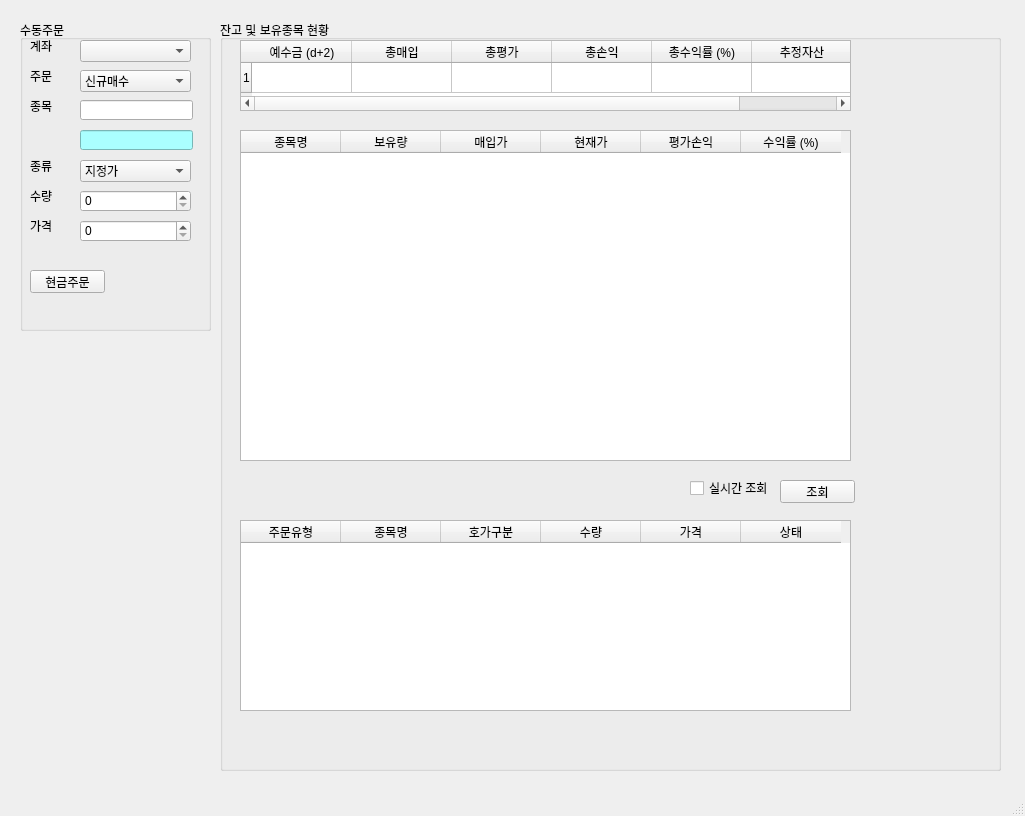
<?xml version="1.0" encoding="UTF-8"?>
<ui version="4.0">
 <class>MainWindow</class>
 <widget class="QMainWindow" name="MainWindow">
  <property name="geometry">
   <rect>
    <x>0</x>
    <y>0</y>
    <width>1025</width>
    <height>816</height>
   </rect>
  </property>
  <property name="windowTitle">
   <string>PyTrader v0.4</string>
  </property>
  <property name="windowIcon">
   <iconset>
    <normaloff>../../377f0047476aab0a65699ee3fa59f750-dollars (1).png</normaloff>../../377f0047476aab0a65699ee3fa59f750-dollars (1).png</iconset>
  </property>
  <widget class="QWidget" name="centralwidget">
   <widget class="QGroupBox" name="groupBox">
    <property name="geometry">
     <rect>
      <x>20</x>
      <y>20</y>
      <width>191</width>
      <height>311</height>
     </rect>
    </property>
    <property name="toolTipDuration">
     <number>-3</number>
    </property>
    <property name="title">
     <string>수동주문</string>
    </property>
    <widget class="QLabel" name="label">
     <property name="geometry">
      <rect>
       <x>10</x>
       <y>20</y>
       <width>56</width>
       <height>12</height>
      </rect>
     </property>
     <property name="text">
      <string>계좌</string>
     </property>
    </widget>
    <widget class="QLabel" name="label_2">
     <property name="geometry">
      <rect>
       <x>10</x>
       <y>50</y>
       <width>56</width>
       <height>12</height>
      </rect>
     </property>
     <property name="text">
      <string>주문</string>
     </property>
    </widget>
    <widget class="QLabel" name="label_3">
     <property name="geometry">
      <rect>
       <x>10</x>
       <y>80</y>
       <width>56</width>
       <height>12</height>
      </rect>
     </property>
     <property name="text">
      <string>종목</string>
     </property>
    </widget>
    <widget class="QLabel" name="label_4">
     <property name="geometry">
      <rect>
       <x>10</x>
       <y>140</y>
       <width>56</width>
       <height>12</height>
      </rect>
     </property>
     <property name="text">
      <string>종류</string>
     </property>
    </widget>
    <widget class="QLabel" name="label_5">
     <property name="geometry">
      <rect>
       <x>10</x>
       <y>170</y>
       <width>56</width>
       <height>12</height>
      </rect>
     </property>
     <property name="text">
      <string>수량</string>
     </property>
    </widget>
    <widget class="QLabel" name="label_6">
     <property name="geometry">
      <rect>
       <x>10</x>
       <y>200</y>
       <width>56</width>
       <height>12</height>
      </rect>
     </property>
     <property name="text">
      <string>가격</string>
     </property>
    </widget>
    <widget class="QComboBox" name="comboBox">
     <property name="geometry">
      <rect>
       <x>60</x>
       <y>20</y>
       <width>111</width>
       <height>22</height>
      </rect>
     </property>
    </widget>
    <widget class="QComboBox" name="comboBox_2">
     <property name="geometry">
      <rect>
       <x>60</x>
       <y>50</y>
       <width>111</width>
       <height>22</height>
      </rect>
     </property>
     <item>
      <property name="text">
       <string>신규매수</string>
      </property>
     </item>
     <item>
      <property name="text">
       <string>신규매도</string>
      </property>
     </item>
     <item>
      <property name="text">
       <string>매수취소</string>
      </property>
     </item>
     <item>
      <property name="text">
       <string>매도취소</string>
      </property>
     </item>
    </widget>
    <widget class="QComboBox" name="comboBox_3">
     <property name="geometry">
      <rect>
       <x>60</x>
       <y>140</y>
       <width>111</width>
       <height>22</height>
      </rect>
     </property>
     <item>
      <property name="text">
       <string>지정가</string>
      </property>
     </item>
     <item>
      <property name="text">
       <string>시장가</string>
      </property>
     </item>
    </widget>
    <widget class="QLineEdit" name="lineEdit">
     <property name="geometry">
      <rect>
       <x>60</x>
       <y>80</y>
       <width>113</width>
       <height>20</height>
      </rect>
     </property>
    </widget>
    <widget class="QLineEdit" name="lineEdit_2">
     <property name="geometry">
      <rect>
       <x>60</x>
       <y>110</y>
       <width>113</width>
       <height>20</height>
      </rect>
     </property>
     <property name="styleSheet">
      <string notr="true">background-color: rgb(170, 255, 255);</string>
     </property>
    </widget>
    <widget class="QSpinBox" name="spinBox">
     <property name="geometry">
      <rect>
       <x>60</x>
       <y>170</y>
       <width>111</width>
       <height>22</height>
      </rect>
     </property>
     <property name="maximum">
      <number>100</number>
     </property>
    </widget>
    <widget class="QSpinBox" name="spinBox_2">
     <property name="geometry">
      <rect>
       <x>60</x>
       <y>200</y>
       <width>111</width>
       <height>22</height>
      </rect>
     </property>
     <property name="maximum">
      <number>1000000</number>
     </property>
     <property name="singleStep">
      <number>50</number>
     </property>
     <property name="stepType">
      <enum>QAbstractSpinBox::DefaultStepType</enum>
     </property>
     <property name="value">
      <number>0</number>
     </property>
    </widget>
    <widget class="QPushButton" name="pushButton">
     <property name="geometry">
      <rect>
       <x>10</x>
       <y>250</y>
       <width>75</width>
       <height>23</height>
      </rect>
     </property>
     <property name="text">
      <string>현금주문</string>
     </property>
    </widget>
   </widget>
   <widget class="QGroupBox" name="groupBox_2">
    <property name="geometry">
     <rect>
      <x>220</x>
      <y>20</y>
      <width>781</width>
      <height>751</height>
     </rect>
    </property>
    <property name="title">
     <string>잔고 및 보유종목 현황</string>
    </property>
    <widget class="QTableWidget" name="tableWidget">
     <property name="geometry">
      <rect>
       <x>20</x>
       <y>20</y>
       <width>611</width>
       <height>71</height>
      </rect>
     </property>
     <property name="rowCount">
      <number>1</number>
     </property>
     <row/>
     <column>
      <property name="text">
       <string>예수금 (d+2)</string>
      </property>
     </column>
     <column>
      <property name="text">
       <string>총매입</string>
      </property>
     </column>
     <column>
      <property name="text">
       <string>총평가</string>
      </property>
     </column>
     <column>
      <property name="text">
       <string>총손익</string>
      </property>
     </column>
     <column>
      <property name="text">
       <string>총수익률 (%)</string>
      </property>
     </column>
     <column>
      <property name="text">
       <string>추정자산</string>
      </property>
     </column>
    </widget>
    <widget class="QTableWidget" name="tableWidget_2">
     <property name="geometry">
      <rect>
       <x>20</x>
       <y>110</y>
       <width>611</width>
       <height>331</height>
      </rect>
     </property>
     <column>
      <property name="text">
       <string>종목명</string>
      </property>
     </column>
     <column>
      <property name="text">
       <string>보유량</string>
      </property>
     </column>
     <column>
      <property name="text">
       <string>매입가</string>
      </property>
     </column>
     <column>
      <property name="text">
       <string>현재가</string>
      </property>
     </column>
     <column>
      <property name="text">
       <string>평가손익</string>
      </property>
     </column>
     <column>
      <property name="text">
       <string>수익률 (%)</string>
      </property>
     </column>
    </widget>
    <widget class="QCheckBox" name="checkBox">
     <property name="geometry">
      <rect>
       <x>470</x>
       <y>460</y>
       <width>81</width>
       <height>16</height>
      </rect>
     </property>
     <property name="text">
      <string>실시간 조회</string>
     </property>
    </widget>
    <widget class="QPushButton" name="pushButton_2">
     <property name="geometry">
      <rect>
       <x>560</x>
       <y>460</y>
       <width>75</width>
       <height>23</height>
      </rect>
     </property>
     <property name="text">
      <string>조회</string>
     </property>
    </widget>
    <widget class="QTableWidget" name="tableWidget_3">
     <property name="geometry">
      <rect>
       <x>20</x>
       <y>500</y>
       <width>611</width>
       <height>191</height>
      </rect>
     </property>
     <column>
      <property name="text">
       <string>주문유형</string>
      </property>
     </column>
     <column>
      <property name="text">
       <string>종목명</string>
      </property>
     </column>
     <column>
      <property name="text">
       <string>호가구분</string>
      </property>
     </column>
     <column>
      <property name="text">
       <string>수량</string>
      </property>
     </column>
     <column>
      <property name="text">
       <string>가격</string>
      </property>
     </column>
     <column>
      <property name="text">
       <string>상태</string>
      </property>
     </column>
    </widget>
   </widget>
  </widget>
  <widget class="QMenuBar" name="menubar">
   <property name="geometry">
    <rect>
     <x>0</x>
     <y>0</y>
     <width>1025</width>
     <height>21</height>
    </rect>
   </property>
  </widget>
  <widget class="QStatusBar" name="statusbar"/>
 </widget>
 <resources/>
 <connections/>
</ui>
